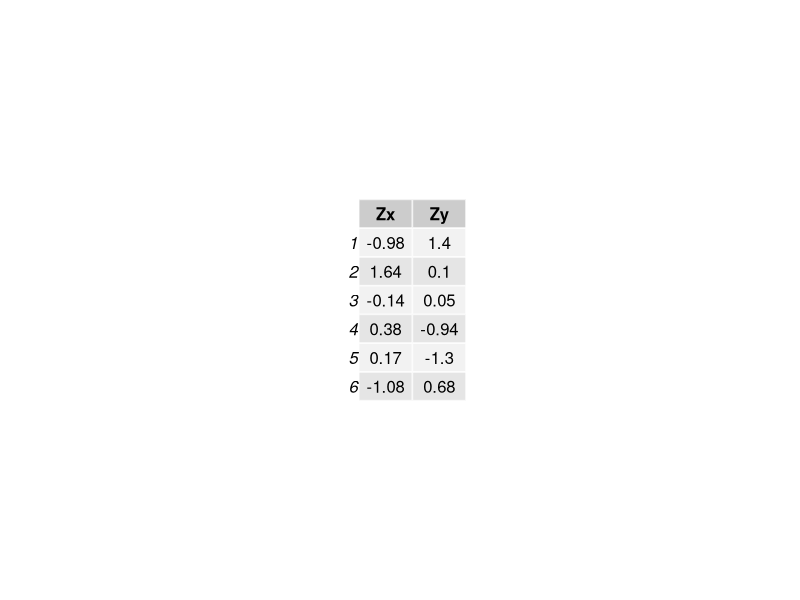
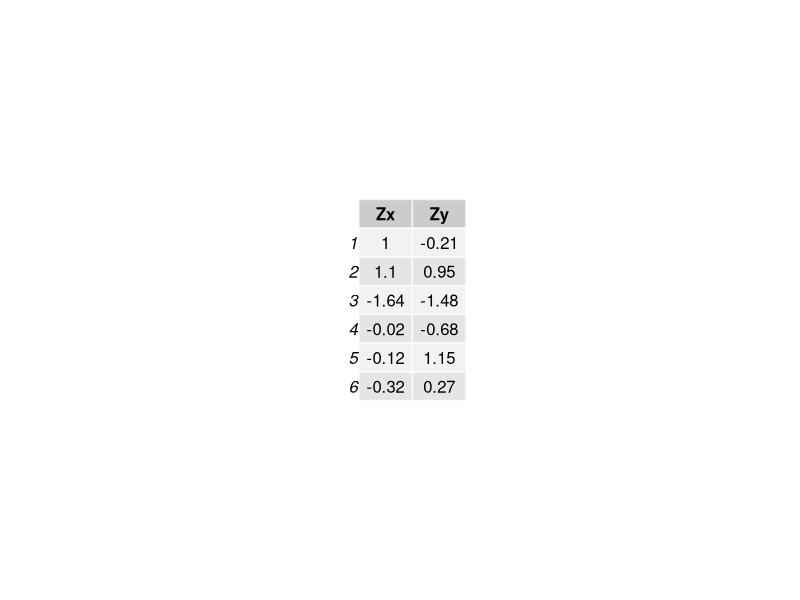
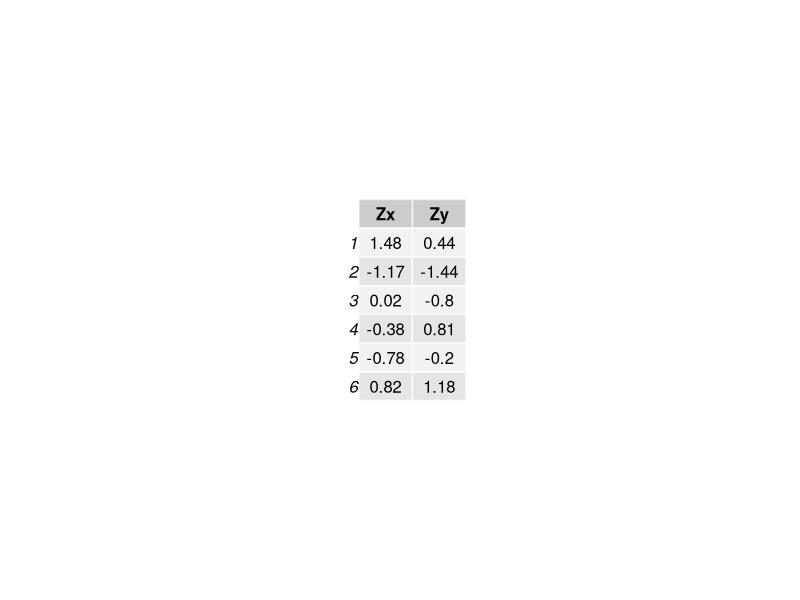
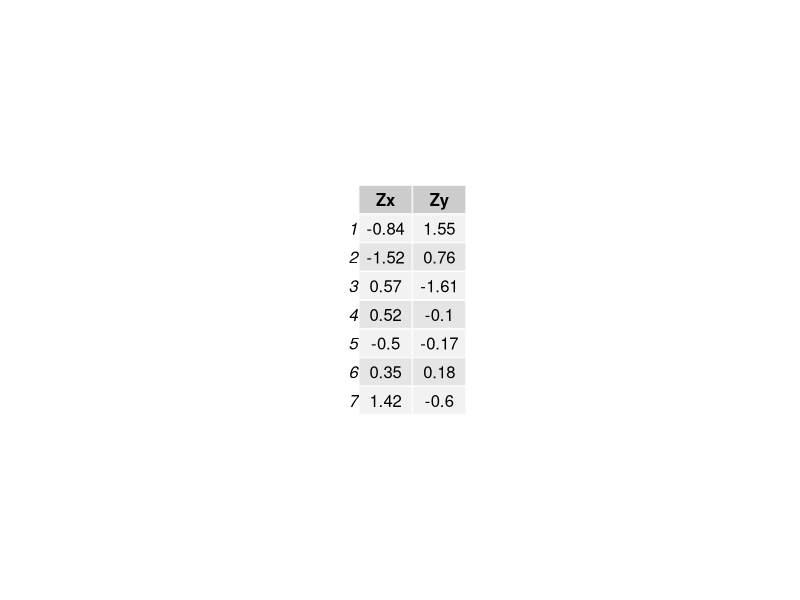
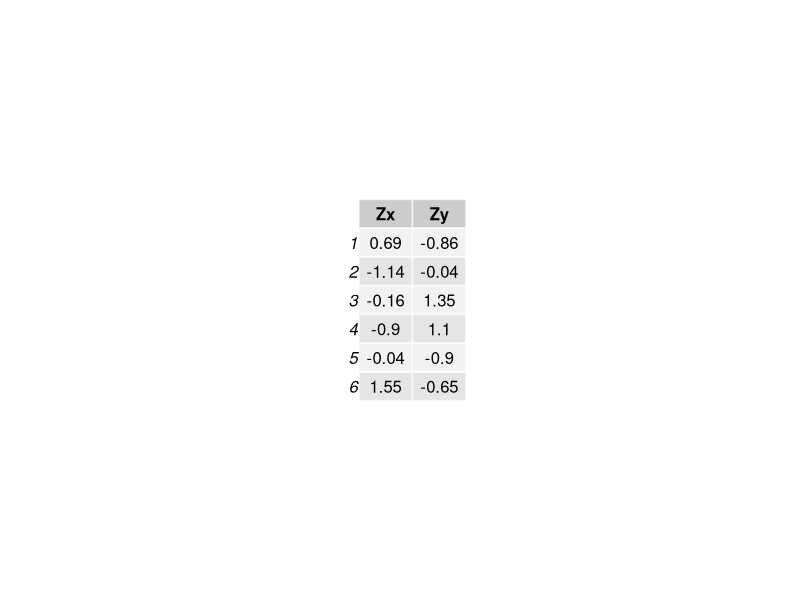
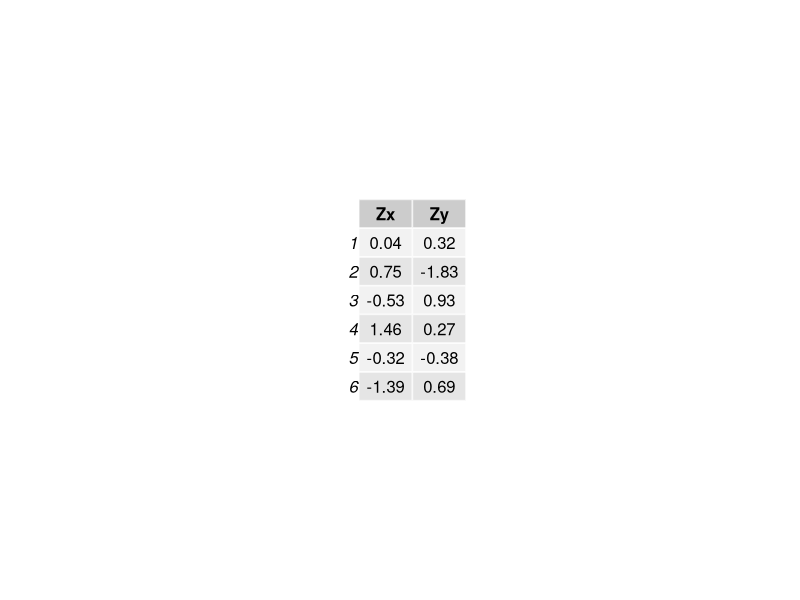
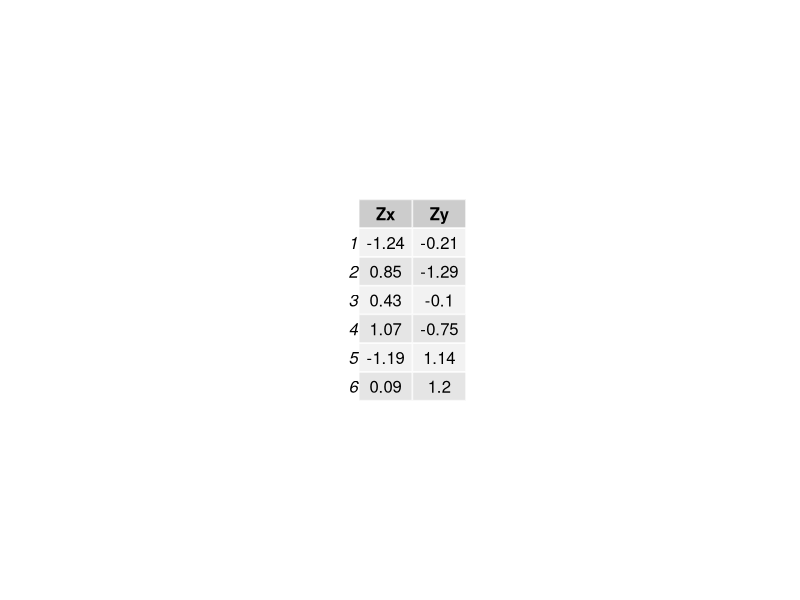
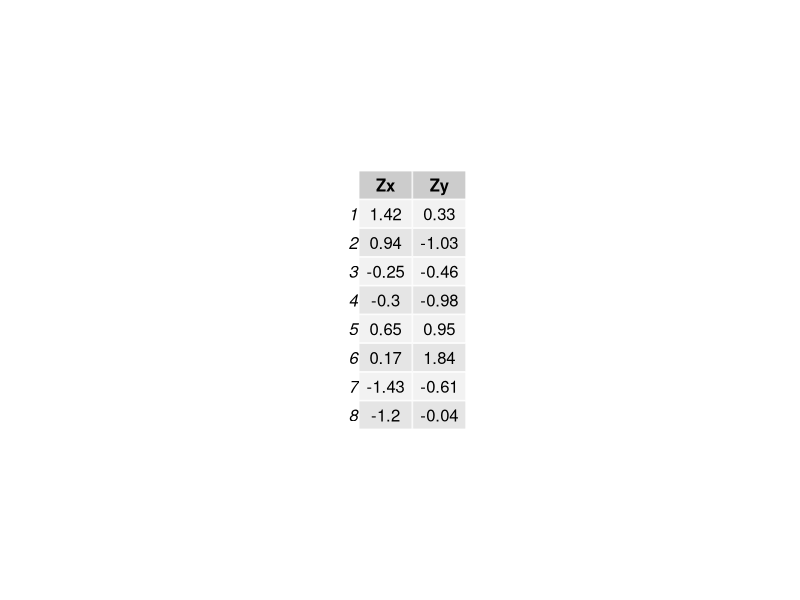

R code for these plots, in order: (Note: this script raises an error after producing the figures.)
##### CorrMC4 #####
library(gridExtra) # the pacakge needed for this particular question to create multiple grid-level plots in a page
CorrMC4= function(
title = "CorrMC4", # Question-bank title that will be easily viewable in e-learning
n = 200, # Number of questions to generate
type = "MC", # The question type, one of many possible types on e-learning
answers = 5, # Number of answers per MC question
points.per.q = 4, # Number of points the question is worth (on the test)
difficulty = 1, # An easily viewable difficulty level on e-learning
quest.txt1 = "The Z-scores = (X- mean)/SD for two variables X and Y are given above. Calculate the correlation coefficient r between the two variables.", # The above text is static text for the question
digits = 2, # This is the number of decimal places to round off the data
loc.path = "Images/", # This is the local path used to store any randomly generated image files
e.path = "Images/", # This is the path on e-learning used to store any above-implemented image files
hint = "You'll need to follow the last couple steps of calculating correlation coefficients. Pick the closest answer.", # This is a student hint, visible to them during the exam on e-learning
feedback = "r = sum(Zx*Zy)/(n-1)" # This is student feedback, visible after the exam
)
{
param <- c("NewQuestion","ID","Title","QuestionText","Points","Difficulty", "Image",
           rep("Option", answers),"Hint","Feedback") # These are setting row names for the CSV file
questions <- data.frame() # This opens a data frame to store the randomly generated questions below
for(i in 1:n)
{
  ID <- paste(title, i, sep = "-") # The ID of the specific question within the bank, title + question number in the loop
  points <- sample(c(rep(0,answers-1),100),replace=F) # The proportion of points assigned to each possible answer, 1 if correct or 0 if incorrect
  corr.ind <- 7 + which.max(points) # This is the row index of the correct answer
  decis <- sample(6:8, size = 1) # randomly generating the sample size for the question
  X <- sample(80:140, size = decis) # randomly generating values for X variable
  Y <- sample(90:160, size = decis) # randomly generating values for Y variable
  Zx <- round((X-mean(X))/sd(X), digits) # creating the z-scores of X variable
  Zy <- round((Y-mean(Y))/sd(Y), digits) # creating the z-scores of Y variable
  data <- data.frame(Zx, Zy, stringsAsFactors = FALSE) # creating a data frame of z-scores of both X and Y variable in the question
  corr.ans <- round(sum(Zx*Zy)/(decis-1), digits) # This is the correct answer to the question
  up.min <- corr.ans + .1 # This is the minimum value for incorrect answers above the correct answer
  down.max <- corr.ans - .1 # This is the maximum value for incorrect answers below the correct answer
  ans.txt <- sample(if(corr.ans <= -.8){seq(up.min, up.min + 1, 10^-digits)}
                    else{if(corr.ans >= .8){seq(down.max - 1, down.max, 10^-digits)}
                      else{c(seq(down.max - .25, down.max, 10^-digits),
                             seq(up.min, up.min + .25, 10^-digits))}},
                    size = answers) # These are randomly generated incorrect answers.
  content <- c(type, ID, ID, quest.txt1,
               points.per.q, difficulty, paste(e.path, paste(title, i, sep = "-"), ".jpeg", sep = ""),
               points, hint, feedback) # This is collecting a lot of the above information into a single vector
  options <- c(rep("",7), ans.txt, rep("",2)) # This is collecting the incorrect answers above, and indexing them correctly by row
  options[corr.ind] <- corr.ans # This is imputing the correct answer at the appropriate row index
  questions[(1+(9+answers)*i):((9+answers)*(i+1)),1] <- param # This is indexing and storing all the row names
  questions[(1+(9+answers)*i):((9+answers)*(i+1)),2] <- content # Indexing and storing all the content
  questions[(1+(9+answers)*i):((9+answers)*(i+1)),3] <- options # Indexing and storing the answers, both incorrect and correct
  jpeg(filename=paste(loc.path, paste(title, i, sep = "-"), ".jpeg", sep = ""),
       height = 25*nrow(data), width = 60*ncol(data)) # creating the image files in the designated place
  p <- tableGrob(data) # Creating the summary statistics for the graphical item
  grid.arrange(p) # arranging all the summary statistics for the graphical items in one location
  dev.off()
}
questions <- questions[((10+answers)):((9+answers)*(n+1)),] # Storing only what's needed for e-learning upload as a CSV file
write.table(questions, sep=",", file=paste(title, ".csv", sep = ""),
            row.names=F, col.names=F) # Writing the CSV file
}

CorrMC4() # creating the csv file